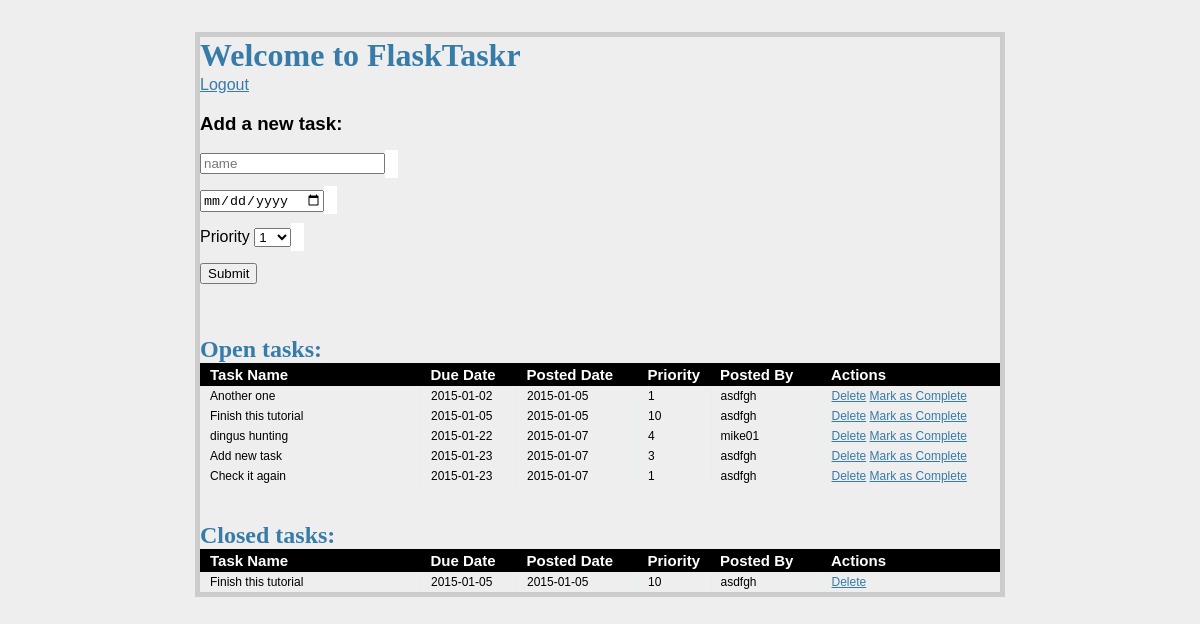
/tasks/ (signed in), run on an earlier commit of the app's database.
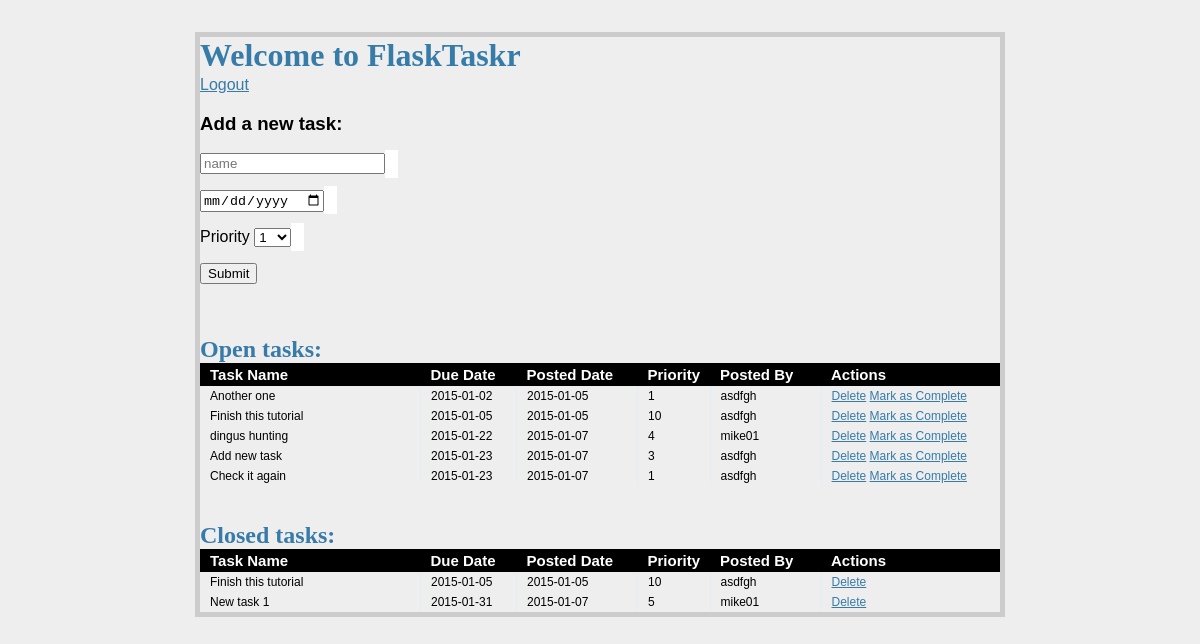
And on a later commit of the database.
### models.py (models this page shows, shortened)
class Task(db.Model):
    __tablename__ = "tasks"
    task_id = db.Column(db.Integer, primary_key=True)
    name = db.Column(db.String, nullable=False)
    due_date = db.Column(db.Date, nullable=False)
    priority = db.Column(db.Integer, nullable=False)
    posted_date = db.Column(db.Date,
                default=datetime.datetime.utcnow())
    status = db.Column(db.Integer)
    user_id = db.Column(db.Integer, db.ForeignKey('users.id'))

class User(db.Model):
    __tablename__ = 'users'
    id = db.Column(db.Integer, primary_key=True)
    name = db.Column(db.String, unique=True, nullable=False)
    email = db.Column(db.String, unique=True, nullable=False)
    password = db.Column(db.String, nullable=False)
    tasks = db.relationship('Task', backref='poster')

### views.py (the view)
@app.route('/tasks/')
@login_required
def tasks():
    open_tasks = db.session.query(Task).filter_by(status='1')\
        .order_by(Task.due_date.asc())
    closed_tasks = db.session.query(Task)\
        .filter_by(status='0').order_by(Task.due_date.asc())
    return render_template(
        'tasks.html',
        form=AddTaskForm(request.form),
        open_tasks=open_tasks,
        closed_tasks=closed_tasks
    )

### forms.py
class AddTaskForm(Form):
    task_id = IntegerField('Priority')
    name = TextField('Task Name', validators=[DataRequired()])
    due_date = DateField(
                         'Date Due (mm/dd/yyyy)',
                          validators=[DataRequired()], format='%m/%d/%Y'
                        )
    priority = SelectField(
                           'Priority',
                           validators = [DataRequired()],
                           choices=[
                           ('1', '1'), ('2', '2'), ('3', '3'), ('4', '4'),
                           ('5', '5'),
                           ('6', '6'), ('7', '7'), ('8', '8'), ('9', '9'),
                           ('10', '10')
                           ]
                           )
    status = IntegerField('Status')

### views.py (called while the page is built)
def login_required(test):
    @wraps(test)
    def wrap(*args, **kwargs):
        if 'logged_in' in session:
            return test(*args, **kwargs)
        else:
            flash('You need to login first.')
            return redirect(url_for('login'))
    return wrap

### templates/tasks.html (shortened to what this page needs)
{% extends "template.html" %}
{% block content %}
    <h1>Welcome to FlaskTaskr</h1>
    <a href="/logout">Logout</a>
    <div class="add-task">
        <h3>Add a new task:</h3>
        <form action="{{ url_for('new_task') }}" method="post">
            <p>
            {{ form.name(placeholder="name") }}
            <span class="error">
            </span>
            </p>
            <p>
            {{ form.due_date(placeholder="due date") }}
            <span class="error">
            </span>
            </p>
            <p>
            {{ form.priority.label }}
            {{ form.priority }}
            <span class="error">
            </span>
            </p>
            <p><input type="submit" value="Submit"></p>
        </form>
    </div>
    <div class="entries">
        <br>
        <br>
        <h2>Open tasks:</h2>
        <div class="datagrid">
            <table>
                <thead>
                    <tr>
                        <th width="200px"><strong>Task Name</strong></th>
                        <th width="75px"><strong>Due Date</strong></th>
                        <th width="100px"><strong>Posted Date</strong></th>
                        <th width="50px"><strong>Priority</strong></th>
                        <th width="90px"><strong>Posted By</strong></th>
                        <th><strong>Actions</strong></th>
                    </tr>
                </thead>
                {% for o in open_tasks %}
                    <tr>
                        <td width="200px">{{ o.name }}</td>
                        <td width="75px">{{ o.due_date}}</td>
                        <td width="100px">{{ o.posted_date }}</td>
                        <td width="50px">{{ o.priority }}</td>
                        <td width="90px">{{ o.poster.name }}</td>
                        <td>
                            <a href="{{ url_for('delete_entry', task_id = o.task_id) }}">Delete</a>
                            <a href="{{ url_for('complete', task_id = o.task_id) }}">Mark as Complete</a>
                        </td>
                    </tr>
                {% endfor %}
            </table>
        </div>
    </div>
    <br/>
    <br/>
    <div class="entries">
        <h2>Closed tasks:</h2>
        <div class="datagrid">
            <table>
                <thead>
                    <tr>
                        <th width="200px"><strong>Task Name</strong></th>
                        <th width="75px"><strong>Due Date</strong></th>
                        <th width="100px"><strong>Posted Date</strong></th>
                        <th width="50px"><strong>Priority</strong></th>
                        <th width="90px"><strong>Posted By</strong></th>
                        <th><strong>Actions</strong></th>
                    </tr>
                </thead>
                {% for c in closed_tasks %}
                    <tr>
                        <td width="200px">{{ c.name }}</td>
                        <td width="75px">{{ c.due_date }}</td>
                        <td width="100px">{{ c.posted_date }}</td>
                        <td width="50px">{{ c.priority }}</td>
                        <td width="90px">{{ c.poster.name }}</td>
                        <td>
                            <a href="{{ url_for('delete_entry', task_id = c.task_id) }}">Delete</a>
                        </td>
                    </tr>
                {% endfor %}
            </table>
        </div>
    </div>
{% endblock %}

### templates/template.html (shortened to what this page needs)
<!DOCTYPE html>
<html>
    <head>
        <link rel="stylesheet" href="{{url_for('static',
            filename='css/styles.css') }}">
    </head>
    <body>
        <div class="page">
            {% block content %}
            {% endblock %}
        </div>
    </body>
</html>

### static/css/styles.css (style rules this page uses)
body { font-family: sans-serif; background: #eee; }
a, h1, h2 { color: #377BA8; }
h1, h2 { font-family: 'Georgia', serif; margin: 0; }
h1 { border-bottom: 2px solid #eee; }
h2 { font-size: 1.5em; }
.page { margin: 2em auto; width:50em; border: 5px solid #ccc; padding: 0.8em background: white; }
.entries { list-style: none; margin: 0; padding: 0; }
.error { color:red; font-size: .8em; background-color: #ffffff; padding: 0.5em; }
.datagrid table { border-collapse: collapse; text-align: left; width: 100%; }
.datagrid table td, .datagrid table th { padding: 3px 10px; }
.datagrid table thead th { background-color: #000000; color: #FFFFFF; font-size: 15px; font-weight: bold; }
.datagrid table thead th:first-child { border:none; }
.datagrid table tbody td { color: #000000; border-left: 1px solid #E1EEF4; font-size: 12px; font-weight: normal; }
.datagrid table tbody td:first-child { border-left:none; }

What changed in the data, as far as the page shows it:
added Task: name "New task 1", due_date "2015-01-31", posted_date "2015-01-07", priority "5", poster.name "mike01", shown under "Closed tasks:"
